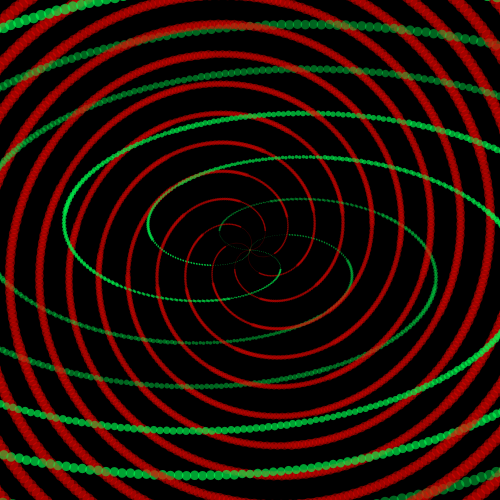
Frame 1 (no input)
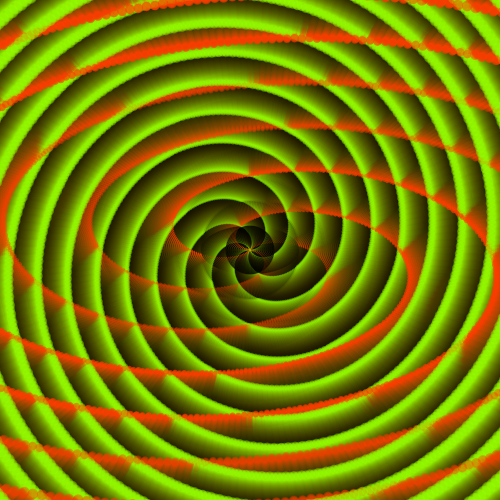
Frame 60 (the mouse pressed at the canvas centre just before this capture)
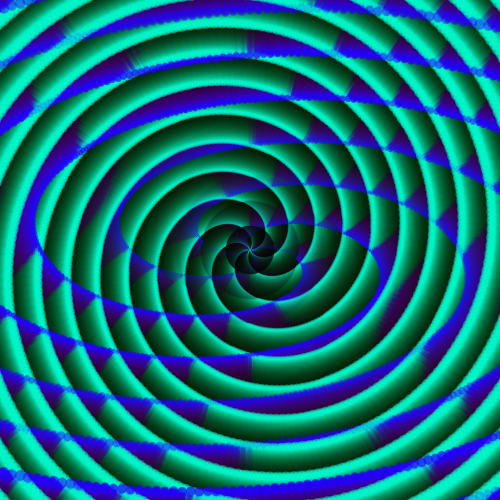
Frame 120 (the mouse held since frame 60 and released just before this capture)

The Processing sketch that drew these frames (run headless with seeded random() and noise(); from frame 60 on, the mouse is pressed at the canvas centre):

// Processing sketch: processing_67227
// ── processing_67227.pde

//This one doesn't tell time at all.  Trippy.
int counter = 0;
int colorCounter = 0;
float colorCounter2 = 100;

void setup() {
  background (0);
  smooth();
  size(500, 500);
  noStroke();
  colorMode(HSB);
  frameRate(15);
}

void draw() {
  
  counter+=2;
  if (counter > 359){
   counter = 0; 
  }
  
  colorCounter+=1;
  if (colorCounter > 255){
   colorCounter = 0; 
  }
  
  colorCounter2 -=1.5;
  if ( colorCounter2 < 0){
   colorCounter2 = 255; 
  }
  
  fill(0, 0, 0, 20);
  rect(0, 0, width, height);
  // make six spirals in each direction
  for (int i = 0; i < 6; i++) {
    spiral(i*60+counter, color(colorCounter, 255, 255, 100), width/2, height/2, false);  // arms spaced every 60 degrees
    spiral(i*90+counter, color(colorCounter2, 255, 255, 100), width/2, height/2, true);  // arms spaced every 90 degrees
  }
}

// this function wants a starting angle, fill color, center x and y and a boolean for direction
void spiral(float angle, color clockColor, float centerX, float centerY, boolean clockwise) {
  fill(clockColor);  
  
  float degree = angle;
  int direction = -1;
  if (clockwise) {
    direction = 2;
  } 

  
    for (int i = 0; i < 720; i++) {
      float x = i/2 * cos ( radians(angle+i)) * direction;   
      float y = i/2 * sin (radians(angle+i));
      ellipse (x+centerX, y+centerY, i/50+.5, i/50+.5);
    }
 
}
